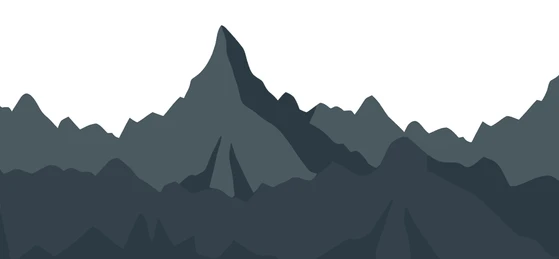
#> input picture mpicture.png, 559 x 259 px
$ python -i extractpoints.py   (imports and definitions only)
#> lines starting #> are read from the running program, lines starting #| are printed output that depends on the picture; after the words box and inside, x2 and y2 are one past the last pixel; in counts of white or black regions, pixels touching at a corner belong together
import cv2

INPUT_IMAGE = "mountain.jpg"

def extract_points(path: str) -> list[tuple[int, int]]:
#> called with path = 'mpicture.png'
    points: list[tuple[int, int]] = []

    image = cv2.imread(path)
#> image is the input picture: shape (259, 559, 3); mean B, G, R 152.3, 147.5, 139.4
    gray = cv2.cvtColor(image, cv2.COLOR_BGR2GRAY)
    gray = cv2.GaussianBlur(gray, (5,5), 0)
    edged = cv2.Canny(gray, 35, 125)
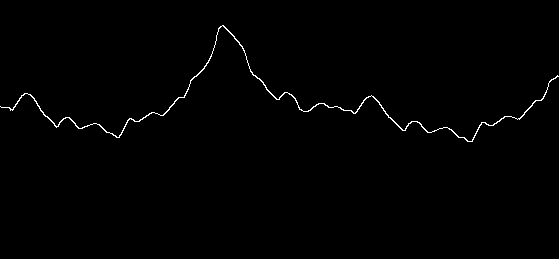
#> edged: shape (259, 559); 0.71% white in thin lines or dots, all inside (x1, y1, x2, y2) = (0, 25, 559, 142)

    contours, hierarchy = cv2.findContours(edged, cv2.RETR_LIST, cv2.CHAIN_APPROX_SIMPLE)
#> contours = 1 contour; box (x1, y1, x2, y2) and area: (0, 25, 559, 142) 342
    contours = sorted(contours, key=cv2.contourArea, reverse=True)[:5]

    for contour in contours:
        perimeter = cv2.arcLength(contour, True)
        approx = cv2.approxPolyDP(contour, 0.02 * perimeter, True)

        if len(approx) == 4:
            points = approx
            break
#> this loop made 1 pass
#> perimeter on pass 1: 1682.4

    # draw the outline of the shape
    cv2.drawContours(image, [points], -1, (0, 255, 0), 2)
    cv2.imwrite("output.jpg", image)

>>> result = extract_points('mpicture.png')

$ run again, on mountain.jpg
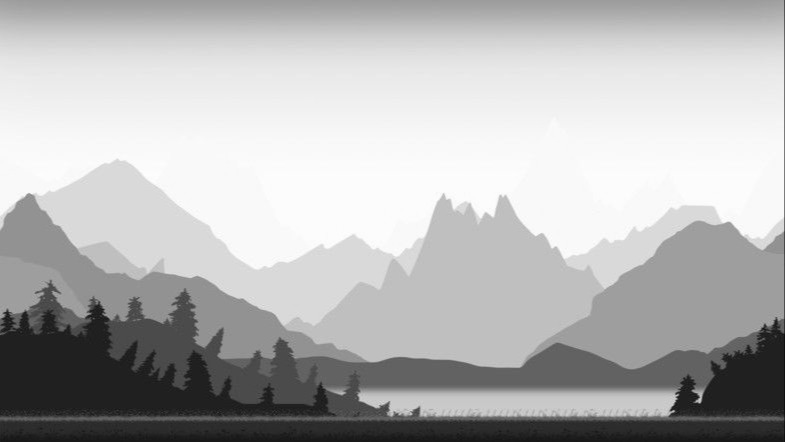
#> input picture mountain.jpg, 785 x 442 px
#> in extract_points, image is the input picture: shape (442, 785, 3); min 15, max 255, mean 181.9
#> in extract_points, `edged = cv2.Canny(gray, 35, 125)`:
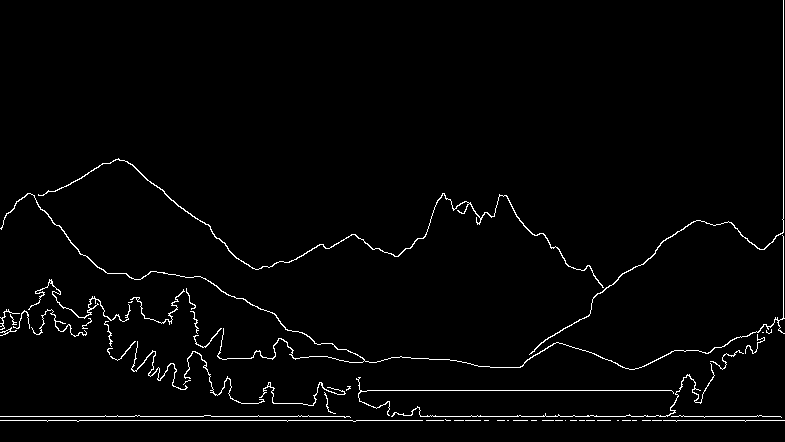
#> edged: shape (442, 785); 2% white in thin lines or dots
#> in extract_points, `contours, hierarchy = cv2.findContours(edged, cv2.RETR_LIST, cv2.CHAIN..`: contours = 60 contours, 48 with area under 20; largest, box (x1, y1, x2, y2) and area: (38, 158, 604, 288) 323, (0, 193, 785, 370) 282, (529, 0, 784, 355) 140, (28, 279, 131, 322) 95, (391, 363, 715, 417) 74
#> in extract_points, `contours = sorted(contours, key=cv2.contourArea, reverse=True)[:5]`: contours = 5 contours; box (x1, y1, x2, y2) and area: (38, 158, 604, 288) 323, (0, 193, 785, 370) 282, (529, 0, 784, 355) 140, (28, 279, 131, 322) 95, (391, 363, 715, 417) 74
#> the loop in extract_points, `for contour in contours:` made 5 passes
#> (perimeter, points) on pass 5: (954.3, [[714, 375], [665, 416], [391, 416], [667, 416]])
#> in extract_points, `cv2.drawContours(image, [points], -1, (0, 255, 0), 2)`:
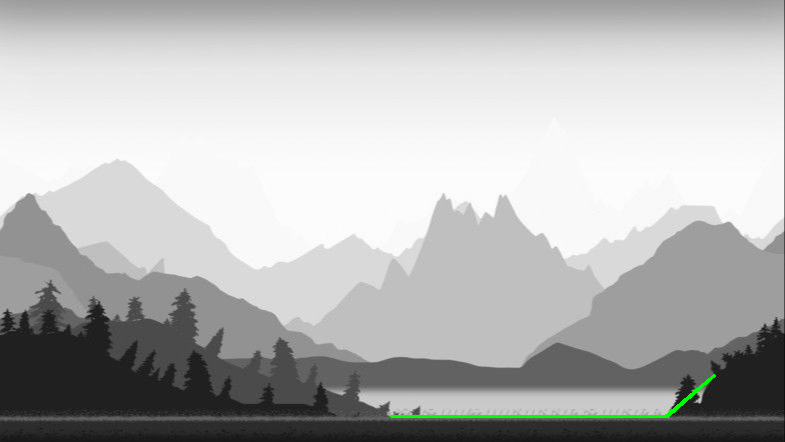
#> image: shape (442, 785, 3); 0.31% of pixels changed, all inside (x1, y1, x2, y2) = (390, 374, 716, 418)
